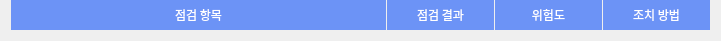
   <widget class="QWidget" name="horizontalLayoutWidget">
    <property name="geometry">
     <rect>
      <x>200</x>
      <y>210</y>
      <width>721</width>
      <height>41</height>
     </rect>
    </property>
    <layout class="QHBoxLayout" name="horizontalLayout" stretch="7,2,2,2">
     <property name="spacing">
      <number>1</number>
     </property>
     <property name="topMargin">
      <number>0</number>
     </property>
     <item>
      <widget class="QLabel" name="label_13">
       <property name="font">
        <font>
         <family>AppleSDGothicNeoM00</family>
         <pointsize>9</pointsize>
         <weight>50</weight>
         <bold>false</bold>
        </font>
       </property>
       <property name="styleSheet">
        <string notr="true">border: 1px solid rgb(108,147,246);
background-color: rgb(108,147,246);
color: rgb(255, 255, 255)</string>
       </property>
       <property name="text">
        <string>점검 항목</string>
       </property>
       <property name="alignment">
        <set>Qt::AlignCenter</set>
       </property>
      </widget>
     </item>
     <item>
      <widget class="QLabel" name="label_14">
       <property name="font">
        <font>
         <family>AppleSDGothicNeoM00</family>
         <pointsize>9</pointsize>
         <weight>50</weight>
         <bold>false</bold>
        </font>
       </property>
       <property name="styleSheet">
        <string notr="true">border: 1px solid rgb(108,147,246);
background-color: rgb(108,147,246);
color: rgb(255, 255, 255)</string>
       </property>
       <property name="text">
        <string>점검 결과</string>
       </property>
       <property name="alignment">
        <set>Qt::AlignCenter</set>
       </property>
      </widget>
     </item>
     <item>
      <widget class="QLabel" name="label_17">
       <property name="font">
        <font>
         <family>AppleSDGothicNeoM00</family>
         <pointsize>9</pointsize>
         <weight>50</weight>
         <bold>false</bold>
        </font>
       </property>
       <property name="styleSheet">
        <string notr="true">border: 1px solid rgb(108,147,246);
background-color: rgb(108,147,246);
color: rgb(255, 255, 255)</string>
       </property>
       <property name="text">
        <string>위험도</string>
       </property>
       <property name="alignment">
        <set>Qt::AlignCenter</set>
       </property>
      </widget>
     </item>
     <item>
      <widget class="QLabel" name="label_18">
       <property name="font">
        <font>
         <family>AppleSDGothicNeoM00</family>
         <pointsize>9</pointsize>
         <weight>50</weight>
         <bold>false</bold>
        </font>
       </property>
       <property name="styleSheet">
        <string notr="true">border: 1px solid rgb(108,147,246);
background-color: rgb(108,147,246);
color: rgb(255, 255, 255)</string>
       </property>
       <property name="text">
        <string>조치 방법</string>
       </property>
       <property name="alignment">
        <set>Qt::AlignCenter</set>
       </property>
      </widget>
     </item>
    </layout>
   </widget>
